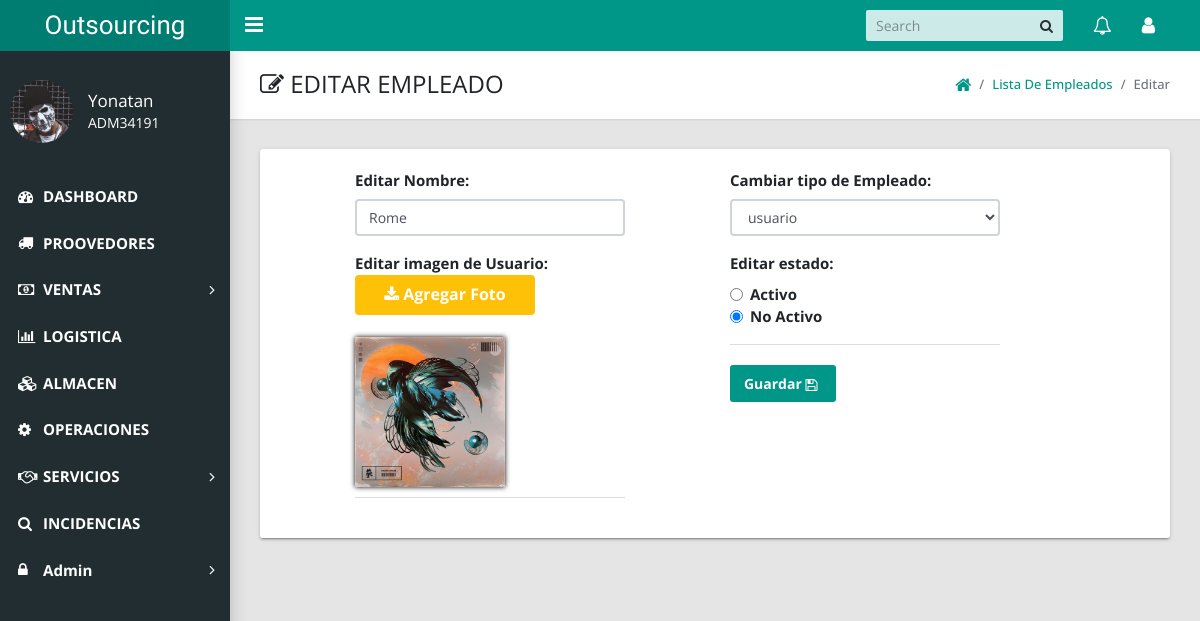
Before: /admin/index.php?action=edit_user&user_id=85 (signed in) with the older database file.
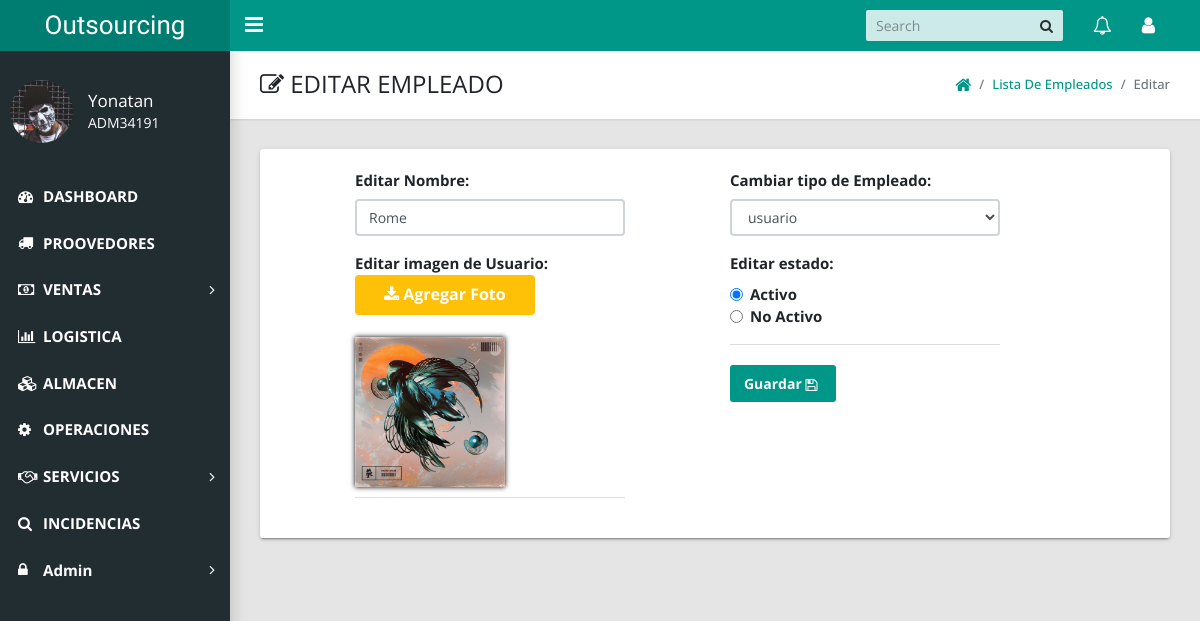
After: the same page with the newer database file.
### tables this page shows
CREATE TABLE `usuarios` (
  `user_id` int(11) NOT NULL,
  `user_cod_empleado` varchar(50) NOT NULL,
  `user_ip` varchar(100) NOT NULL,
  `user_nombre` text NOT NULL,
  `user_apellido` varchar(50) NOT NULL,
  `user_estado` tinyint(1) NOT NULL,
  `user_dni` int(12) NOT NULL,
  `user_correo` varchar(100) NOT NULL,
  `user_contraseña` varchar(100) NOT NULL,
  `user_foto` varchar(100) NOT NULL,
  `user_direccion` text NOT NULL,
  `user_telefono` int(20) NOT NULL,
  `user_rol` varchar(20) NOT NULL DEFAULT 'guest',
  `cargo_id` int(10) NOT NULL
);

### admin/includes/edit_usuarios.php (the view, shortened to what this page needs)
<link href="styles/main.css" type="text/css" rel="stylesheet">
<link href="styles/ver.css" type="text/css" rel="stylesheet">
<?php
$edit_cat = mysqli_query($conexion, "select * from usuarios where user_id='$_GET[user_id]'");
$fetch_cat = mysqli_fetch_array($edit_cat);
?>
<?php
$get_cats = "select * from roles where rol_id = '$fetch_cat[user_rol]'";
$run_cats = mysqli_query($conexion, $get_cats);
while ($row_cats = mysqli_fetch_array($run_cats)) {
  $rol_id = $row_cats['rol_id'];
  $rol_nombre = $row_cats['rol_nombre'];
} ?>
<?php if ($_SESSION['role'] != 5) {
} else {
?>
<main class="app-content">
  <div class="app-title">
    <div>
      <h1><i class="fa fa-edit"></i> EDITAR EMPLEADO</h1>
    </div>
    <ul class="app-breadcrumb breadcrumb side">
      <li class="breadcrumb-item"><a href="index.php?logged_in=Logueaste%20correctamente!"><i class="fa fa-home fa-lg"></i></a></li>
      <li class="breadcrumb-item "><a href="index.php?action=view_users">Lista de Empleados</a></li>
      <li class="breadcrumb-item active">Editar</li>
    </ul>
  </div>
  <div class="row" style="font-size: 15px;">
    <div class="col-md-12">
      <div class="tile">
        <div class="row">
          <div class="col-lg-4 offset-lg-1">
    <form action="" method="post" enctype="multipart/form-data">
         <div class="form-group">
          <label for="exampleInputEmail1">Editar Nombre:</label>
          <input  class="form-control" type="text" name="user_nombre" value="<?php echo $fetch_cat['user_nombre']; ?>" size="30" required />
        </div>
         <tr>
          <td><b>Editar imagen de Usuario:</b></td>
          <td>
            <div id="estilo-foto">
              <p><i class="fa fa-download" aria-hidden="true"></i> Agregar Foto</p>
            </div>
          </td><br>
          <td><img src="usuarios_fotos/<?php echo $fetch_cat['user_foto']; ?>" style="width: 150px; height:150px; box-shadow: 0px 0px 5px black;" /></td>
        </tr>
        <div class="tile-footer">
            </div>
         </div>
         <div class="col-lg-4 offset-lg-1">
          <div class="form-group">
            <label for="exampleInputEmail1">Cambiar tipo de Empleado:</label>
            <select class="form-control" name="user_rol">
              <option value='<?php echo $rol_id ?>'><?php echo $rol_nombre ?></option>"
            </select>
        </div>
     <div class="form-group">
      <label for="exampleInputEmail1">Editar estado:</label>
            <div class="form-check">
              <label class="form-check-label">
                <input class="form-check-input" type="radio" name="estado" value="1" <?php if ($fetch_cat['user_estado'] == '1') echo 'checked="checked"'; ?>>Activo
              </label>
            </div>
            <div class="form-check">
              <label class="form-check-label">
                <input class="form-check-input" type="radio" name="estado" value="0" <?php if ($fetch_cat['user_estado'] == '0') echo 'checked="checked"'; ?>>No Activo
              </label>
            </div>
        </div>
        <div class="tile-footer">
               <button class="btn btn-primary" name="edit_user"type="submit">Guardar  <i class="fa fa-floppy-o" aria-hidden="true"></i></button>
            </div>
     </div>
  </div>
</div>
</div>
</div>
</div>
<?php } ?>

Changed rows visible on the page:
changed usuarios "Rome": user_estado "☐ Activo" → "☑ Activo"; user_estado "☑ No Activo" → "☐ No Activo"
